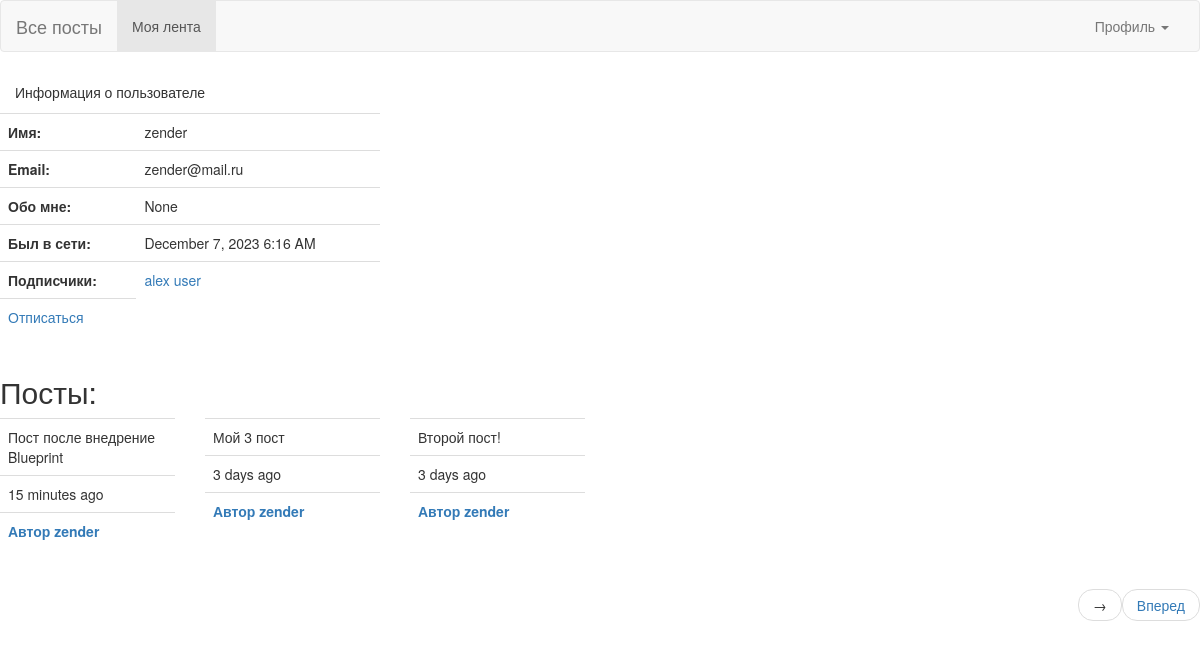
Screenshot of /profile/zender (signed in) with the database file from the repository.
### app/models.py (models this page shows, shortened)
class User(db.Model, UserMixin):
    id = db.Column(db.Integer, primary_key=True)
    username = db.Column(db.String, unique=True, nullable=False)
    password = db.Column(db.String(128), nullable=False)
    email= db.Column(db.String, unique=True, nullable=False)
    last_seen =db.Column(db.DateTime,default=datetime.utcnow)
    about_me = db.Column(db.String)
    posts = db.relationship('Post', backref='author', lazy='dynamic')
    followed = db.relationship(
        'User', secondary=followers,
        primaryjoin=(followers.c.follower_id==id),
        secondaryjoin=(followers.c.followed_id==id),
        backref=db.backref('follower', lazy='dynamic'), lazy='dynamic'
    )
    def is_following(self, user):
        return self.followed.filter(followers.c.followed_id == user.id).count()>0

class Post(db.Model):
    id = db.Column(db.Integer, primary_key=True)
    body = db.Column(db.String, nullable=False)
    dt =db.Column(db.DateTime,default=datetime.utcnow)
    user_id = db.Column(db.Integer, db.ForeignKey('user.id'))

### app/main/routes.py (the view)
@bp.route('/profile/<username>')
@login_required
def profile(username):
    page = request.args.get('page', 1, type=int)
    user = User.query.filter_by(username=username).first()
    followers = user.follower.all()
    posts = user.posts.order_by(Post.dt.desc()).paginate(
        page=page, per_page=current_app.config['POSTS_PER_PAGE'], error_out=False
    )
    prev_url = url_for('main.profile',username=username, page=posts.prev_num) if posts.has_prev else None
    next_url = url_for('main.profile', username=username, page=posts.next_num) if posts.has_next else None
    if user is not None:
        return render_template('main/profile.html', user=user, followers=followers,
                                 posts=posts, prev_url=prev_url, next_url=next_url)
    else:
        flash('Пользователь {} не найден'.format(username))

### app/main/routes.py (called while the page is built)
@bp.before_app_request
def before_request():
    if current_user.is_authenticated:
        current_user.last_seen = datetime.utcnow()
        db.session.commit()

### app/models.py (called while the page is built)
@login_manager.user_loader
def load_user(user_id):
    return User.query.get(int(user_id))

### app/templates/main/profile.html
{% extends 'base.html' %}
{% block content %}
<div class="panel-heading">Информация о пользователе</div>
<div class="row">
    <div class="col-md-4">
     <table class="table">
        <tbody>
            <tr> <th scope="row">Имя:</th> <td>{{user.username}}</td>                   </tr>
            <tr> <th scope="row">Email:</th> <td>{{user.email}}</td>                    </tr>
            <tr> <th scope="row">Обо мне:</th> <td>{{user.about_me}}</td>               </tr>
            <tr> <th scope="row">Был в сети:</th> <td>{{moment(user.last_seen).format('LLL')}}</td>           </tr>
            {% if followers %}
                <tr> <th scope="row">Подписчики:</th>
                    <td>
                        {% for follower in followers %}
                            <a href="{{url_for('main.profile', username=follower.username)}}">{{follower.username}}</a>
                        {% endfor %}
                    </td>
                </tr>
            {% else %}
                <tr> <th scope="row">Подписчики:</th> <td>У вас нет подписчиков</td>    </tr>
            {% endif %}
                {% if user == current_user %}
            <tr>
                <td><a href="{{url_for('main.edit_profile')}}">Изменить </a></td>
                <td><a href="{{url_for('main.add_post')}}">Новый пост</a></td>
            </tr>
            {% elif current_user.is_following(user) %}
                <tr>
                    <td><a href="{{url_for('main.unfollow', id=user.id)}}">Отписаться</a></td>
                </tr>
            {% else %}
                <tr>
                    <td><a href="{{url_for('main.follow', id=user.id)}}">Подписаться</a></td>
                </tr>
            {% endif %}
            </tbody>
        </table>
    </div>
</div>
    {% if posts %}
        <h2>Посты:</h2>
        <div class="row">
            {% for post in posts %}
                {% include '_post.html' %}
            {% endfor %}
        </div>
        {% include '_paginate.html'   %}
    {% else %}
        <h2>Нет ни одного поста</h2>
    {% endif %}
{% endblock %}

### app/templates/_post.html (shortened to what this page needs)
<div class="col-md-2">
    <table class="table table-hover">
        <tr> <td>{{post.body}} </td></tr>
         <tr><td>{{ moment(post.dt).fromNow()}}</td></tr>
        {% if current_user == post.author %}
            <tr> <td><b> Автор {{post.author.username}} </b> </td> </tr>
            <tr> <td><a href="{{url_for('main.delete_post', id=post.id)}}">Удалить</td> </tr>
        {% else %}
            <tr>
                <td><b> <a href="{{url_for('main.profile', username=post.author.username)}}">Автор {{post.author.username}} </a></b> </td>
            </tr>
        {% endif %}
</table>
</div>

### rows the page displays
User: username "zender", email "zender@mail.ru", about_me "None", last_seen "December 7, 2023 6:16 AM"
User: username "alex"
User: username "user"
Post: body "Пост после внедрение Blueprint", dt "15 minutes ago", author.username "zender"
Post: body "Мой 3 пост", dt "3 days ago", author.username "zender"
Post: body "Второй пост!", dt "3 days ago", author.username "zender"
